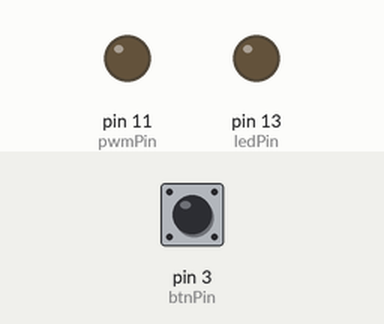
Simulated run of this sketch. Board: Arduino Uno, built with avr-gcc and run on an emulated ATmega328P. Shown: output pins drawn as LEDs (lit = HIGH). The test bench sets the inputs (shaded band); at power-on: pin 3 (btnPin) HIGH.

Above: at 1.2 s.
1.3 s: pin 3 (btnPin) pulled LOW for 0.15 s
At 2.8 s:
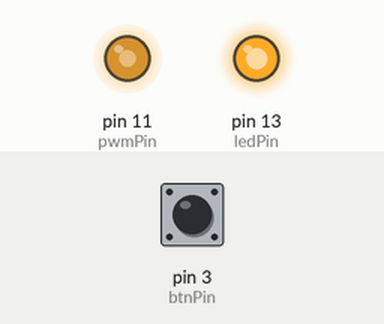
3.5 s: pin 3 (btnPin) pulled LOW for 1 s
At 4.3 s:
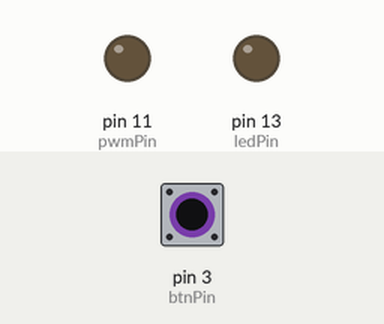
6.0 s: pin 3 (btnPin) pulled LOW for 3.2 s
At 7.0 s:
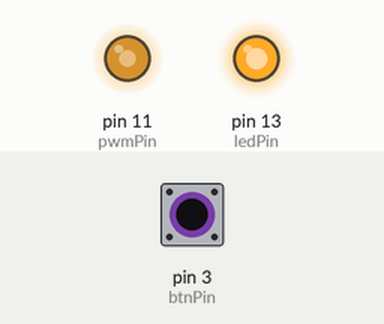
Timing chart, 0 to 9.0 s (numbered marks = the images above; inputs shaded):
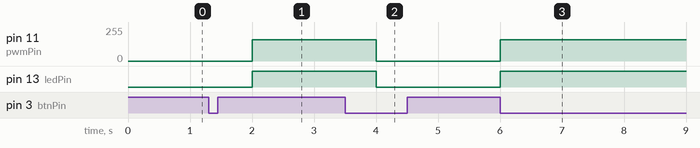

The sketch:

STM32duino_FSM_Fan_Mealy_Simple.ino
```cpp
// State definition
#define S0  0
#define S1  1

const int ledPin = 13;
const int pwmPin = 11;
const int btnPin = 3;

unsigned char state = S0;
unsigned char nextstate = S0;
unsigned char input = 0;
unsigned char ledOut = LOW;
unsigned char pwmOut = 0;

void setup() {
  // initialize the LED pin as an output:
  pinMode(ledPin, OUTPUT);

  // Initialize pwm pin as an output:
  pinMode(pwmPin, OUTPUT);

  // initialize the pushbutton pin as an interrupt input:
  pinMode(btnPin, INPUT_PULLUP);
  attachInterrupt(digitalPinToInterrupt(btnPin), pressed, FALLING);
}

void loop() {
  // Calculate next state. then update State
  nextState();

  // Output
  analogWrite(pwmPin, pwmOut);
  digitalWrite(ledPin, ledOut);

  delay(1000);
}

void pressed(){
  input = 1;
}

void nextState(){
  switch(state){
    case S0:
      if (input){
        nextstate = S1;
        pwmOut = 160;
        ledOut = HIGH;
      }
      else{
        nextstate = S0;
        pwmOut = 0;
        ledOut = LOW;
      }
      break;
    case S1:
      if (input){
        nextstate = S0;
        pwmOut = 0;
        ledOut = LOW;
      }
      else {
        nextstate = S1;
        pwmOut = 160;
        ledOut = HIGH;
      }
      break;
  }

  state = nextstate;
  input = 0;
}
```

Measured:
- after the input at 1.3 s, pin 11 (pwmPin): 0/255 → 160/255 after 0.70 s; pin 13 (ledPin): LOW → HIGH after 0.70 s
- after the input at 3.5 s, pin 11 (pwmPin): 160/255 → 0/255 after 0.50 s; pin 13 (ledPin): HIGH → LOW after 0.50 s
- after the input at 6.0 s, pin 11 (pwmPin): 0/255 → 160/255 at once; pin 13 (ledPin): LOW → HIGH at once
